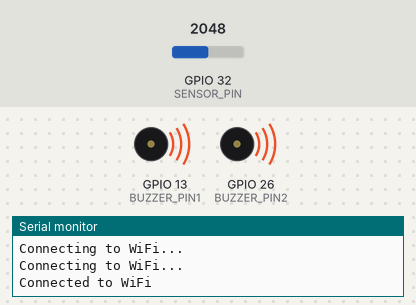
A sketch run on a simulated ESP32. Shown: buzzer (waves = sounding, pin HIGH), the last lines printed to the serial monitor. The test bench sets the inputs (shaded band); at power-on: GPIO 32 (SENSOR_PIN) = 2048. WiFi joins after 1.5 s; servers stay silent unless stated; uploads are accepted with an empty reply.

Above: at 4.5 s.
At 7.8 s:
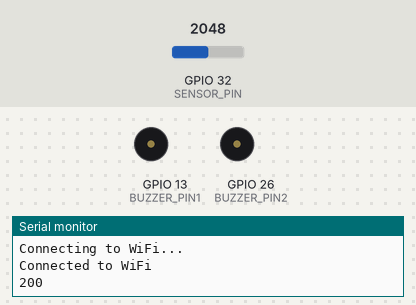
Timing chart, 0 to 10.7 s (numbered marks = the images above):
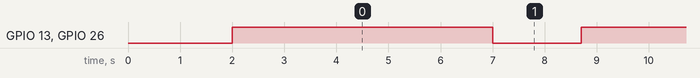

Measured:
- by itself, GPIO 13 (BUZZER_PIN1), GPIO 26 (BUZZER_PIN2): alternates HIGH for 5.0 s and LOW for 1.7 s

The sketch:

MQ-135.ino
```cpp
#include <WiFi.h>
#include <HTTPClient.h>
#include "MQ135.h"

#define SENSOR_PIN 32
#define BUZZER_PIN1 13
#define BUZZER_PIN2 26

const char* ssid = "Redmii_i";
const char* password = "Stacker30";
const char* serverName = "http://192.168.196.184:5000/data";

void setup() {
  Serial.begin(115200);

  pinMode(BUZZER_PIN1, OUTPUT);
  pinMode(BUZZER_PIN2, OUTPUT);

  WiFi.begin(ssid, password);
  while (WiFi.status() != WL_CONNECTED) {
    delay(1000);
    Serial.println("Connecting to WiFi...");
  }
  Serial.println("Connected to WiFi");
}

void loop() {
  int sensorValue = analogRead(SENSOR_PIN);
  float voltage = sensorValue * (3.3 / 4095.0);
  float rLoad = 10.0;
  float rZero = 76.63;
  float rSensor = rLoad * ((3.3 / voltage) - 1.0);
  float ppm = pow((rSensor / rZero), -2.65);

  if (ppm > 10) {
    digitalWrite(BUZZER_PIN1, HIGH);
    digitalWrite(BUZZER_PIN2, HIGH);
    delay(5000);

    digitalWrite(BUZZER_PIN1, LOW);
    digitalWrite(BUZZER_PIN2, LOW);
    delay(500);
  } else {
    digitalWrite(BUZZER_PIN1, LOW);
    digitalWrite(BUZZER_PIN2, LOW);
  }

  if (WiFi.status() == WL_CONNECTED) {
    HTTPClient http;
    http.begin(serverName);
    http.addHeader("Content-Type", "application/json");

    String jsonPayload = "{\"ppm\": " + String(ppm) + "}";
    int httpResponseCode = http.POST(jsonPayload);

    if (httpResponseCode > 0) {
      String response = http.getString();
      Serial.println(httpResponseCode);
      Serial.println(response);
    } else {
      Serial.print("Error on sending POST: ");
      Serial.println(httpResponseCode);
    }
    http.end();
  } else {
    Serial.println("WiFi Disconnected");
  }

  delay(1000);
}
```
